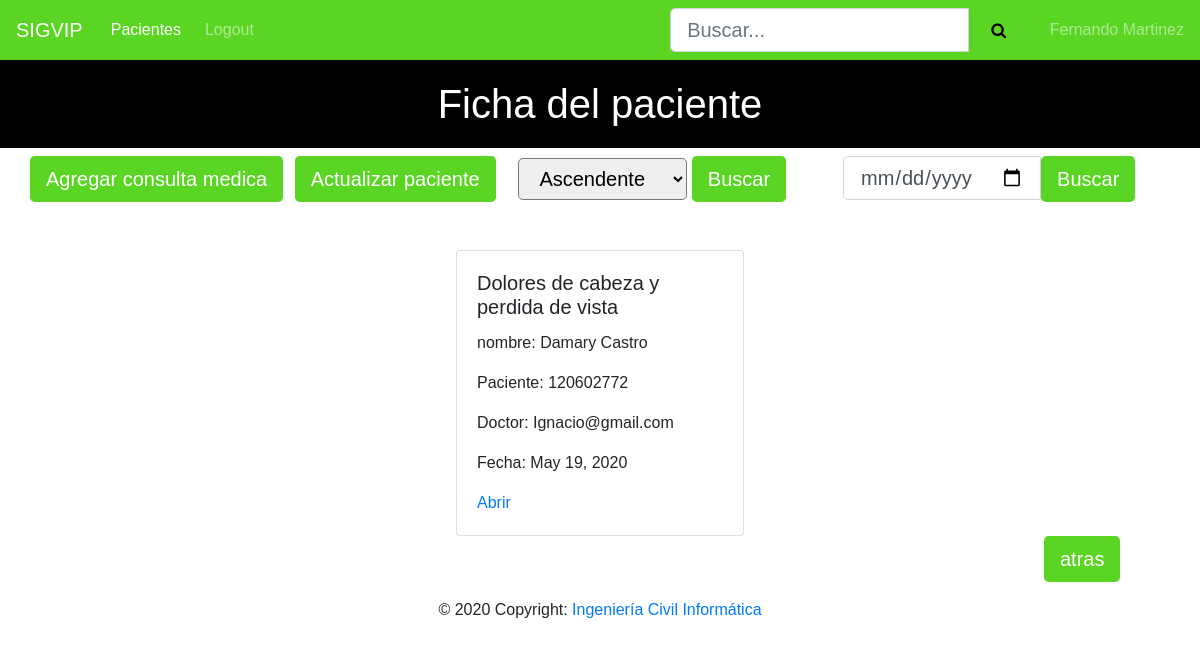
/ficha/1/ (signed in), run on the app's committed database.
### ficha/models.py (models this page shows, shortened)
class ConsultaMedica(models.Model):
    tema = models.CharField(max_length=100)
    rut = models.ForeignKey(Paciente,default=None,on_delete=models.CASCADE)
    doctor = models.ForeignKey(User,default=None,on_delete=models.CASCADE)
    tratamiento = models.ForeignKey(Tratamiento,default=None,on_delete=models.CASCADE)
    diagnostico = models.CharField(max_length=200)
    fecha = models.DateField(default=date.today)
    fichas = models.Manager()

### pacientes/models.py (models this page shows)
class Paciente(models.Model):
    rut = models.CharField(max_length=9, unique=True)
    nombre = models.CharField(max_length=45)
    apellido = models.CharField(max_length=45)
    edad = models.IntegerField()
    email = models.EmailField(max_length=60)
    telefono = models.IntegerField()
    direccion = models.CharField(max_length=200)
    pacientes = models.Manager()
    def __str__(self):
        return "{}".format(self.rut)

### ficha/views.py (the view)
# urls.py: re_path(r'^(?P<rut>\d+)/$',views.HomeFichaView.as_view(),name='fichas'),
class HomeFichaView(LoginRequiredMixin,TemplateView):
    def get(self,request,**kwargs):
        rut=kwargs["rut"]
        fromdate = request.GET.get("fromdate")
        if fromdate:
            post = ConsultaMedica.fichas.filter(Q(fecha = fromdate) & Q(rut_id=rut)).distinct
        else:
            orden = request.GET.get("orden")
            if orden == 'descendente':
                post = ConsultaMedica.fichas.filter(rut_id=rut).order_by('fecha').distinct
            else:
                post = ConsultaMedica.fichas.filter(rut_id=rut).distinct
        return render(request,'ficha.html',{'fichas':post})

### ficha/templates/ficha.html (shortened to what this page needs)
{% extends "base.html" %}
{% block pagina %}
    <h1>Ficha del paciente</h1>
{% endblock%}
{% block content %}
    <div class="row">
        <a style="width: fit-content;" class="btn btn-primary btn-lg" href="create/" role="button">Agregar consulta medica</a>
        <a style="width: fit-content;margin-left: 1%" class="btn btn-primary btn-lg" href="update/" role="button">Actualizar paciente</a>
        <form method="GET" style="width: fit-content;margin-left: 2%">
            <select  class="btn-lg" name="orden">
                <option value="Ascendente" name="Ascendente" >Ascendente</option>
            </select>
            <input type="submit" class="btn-success btn-primary btn-lg" value="Buscar">
        </form>
        <div class="search" style="width: fit-content;margin-left: 5%">
            <form method="GET">
                <div id="custom-search-input">
                    <div class="input-group">
                        <input type="date" class="form-control btn-lg" value="{{request.GET.fromdate}}" name="fromdate">
                        <span class="input-group-list">
                            <button type="submit" class="btn-success btn-primary btn-lg">Buscar</button>
                        </span>
                    </div>
                </div>
            </form>
        </div>
    </div>
</div>
<div class="container">
    <div class="row mt-5 justify-content-center">
{% for consultamedica in fichas %}
        <div class="card" style="width: 18rem;">
            <div class="card-body">
                <strong><h5 class="card-title">{{ consultamedica.tema }}</h5></strong>
                <p class="card-text">nombre: {{ consultamedica.rut.nombre }} {{ consultamedica.rut.apellido }}</p>
                <p class="card-text">Paciente: {{ consultamedica.rut }}</p>
                <p class="card-text">Doctor: {{ consultamedica.doctor }}</p>
                <p class="card-text">Fecha: {{ consultamedica.fecha }}</p>
                <a href="detalle/{{consultamedica.id}}/" class="card-link">Abrir</a>
            </div>
        </div>
{% endfor %}
    </div>
    <a style="width: fit-content;margin-left: 90%" class="btn btn-primary btn-lg" href="/pacientes" role="button">atras</a>
</div>
{% include "footer.html" %}
{% endblock %}

### pacientes/templates/navbar.html (shortened to what this page needs)
<nav class="navbar navbar-expand-lg navbar-dark">
    <a class="navbar-brand" href="{% url 'index' %}">SIGVIP</a>
    <div class="collapse navbar-collapse" id="navbarNav">
      <ul class="navbar-nav mr-auto">
        {% if user.is_authenticated %}
            <li class="nav-item active">
                <a class="nav-link" href="/pacientes">Pacientes<span class="sr-only">(current)</span></a>
            </li>
            <li class="nav-item">
                <a class="nav-link" href="{% url 'logout' %}">Logout</a>
            </li>
        </ul>
        <div class="search" style="width: fit-content;margin-left: 35%">
            <form method="GET">
                <div id="custom-search-input">
                    <div class="input-group">
                        <input type="text" class="form-control btn-lg" placeholder="Buscar..." name="buscar"
                            value="{{request.GET.buscar}}">
                        <span class="input-group-list">
                            <button style="background-color: #5ad524;border: none;height: 44px;" type="submit"><i class="fa fa-search btn-lg"></i></button>
                        </span>
                    </div>
                </div>
            </form>
        </div>
        <span class="navbar-text" style="width: fit-content;margin-left: 2%">
            {{user.first_name}} {{user.last_name}}
        </span>
        {% else %}
            <li class="nav-item">
                <a class="nav-link" href="{% url 'login' %}">Login</a>
            </li>
        {% endif %}
    </div>
</nav>

### pacientes/static/css/cursos.css (style rules this page uses)
body { margin: 0; padding: 0; font-family: sans-serif; }
.navbar { background-color: #5ad524; }
.navbar .navbar-brand { color: white; }
h1 { text-align: center; background-color: black; padding: 20px; color: white; }
.navbar .nav-link { color: white; border-radius: .25rem; margin: 0 0.25em; }
.btn-primary { background-color: #5ad524; border: none; }
.card { position: relative; }

### data on the page
ConsultaMedica: tema "Dolores de cabeza y perdida de vista", rut.nombre "Damary", rut.apellido "Castro", rut "120602772", doctor "Ignacio@gmail.com", fecha "May 19, 2020"

### other printed values
{{ user.first_name }} "Fernando"
{{ user.last_name }} "Martinez"
